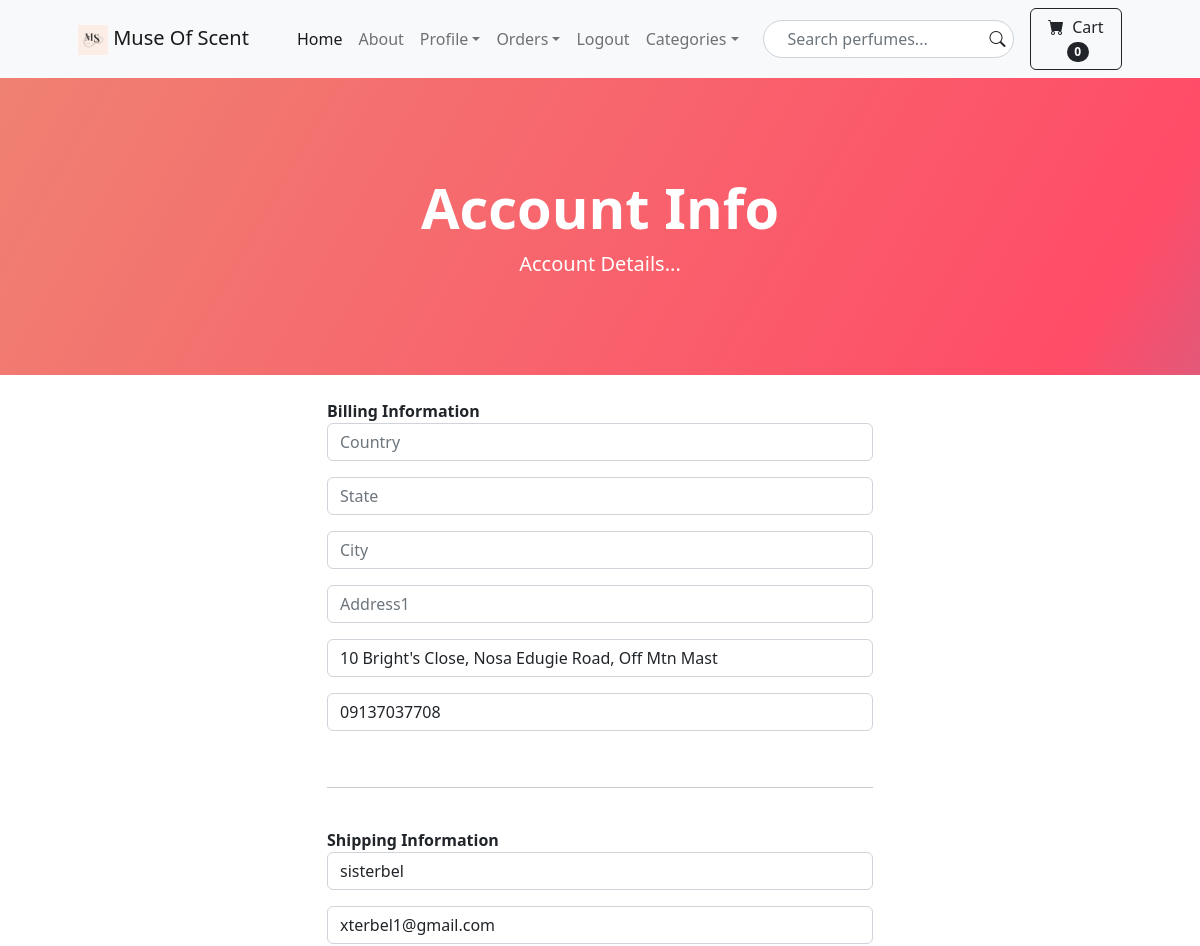
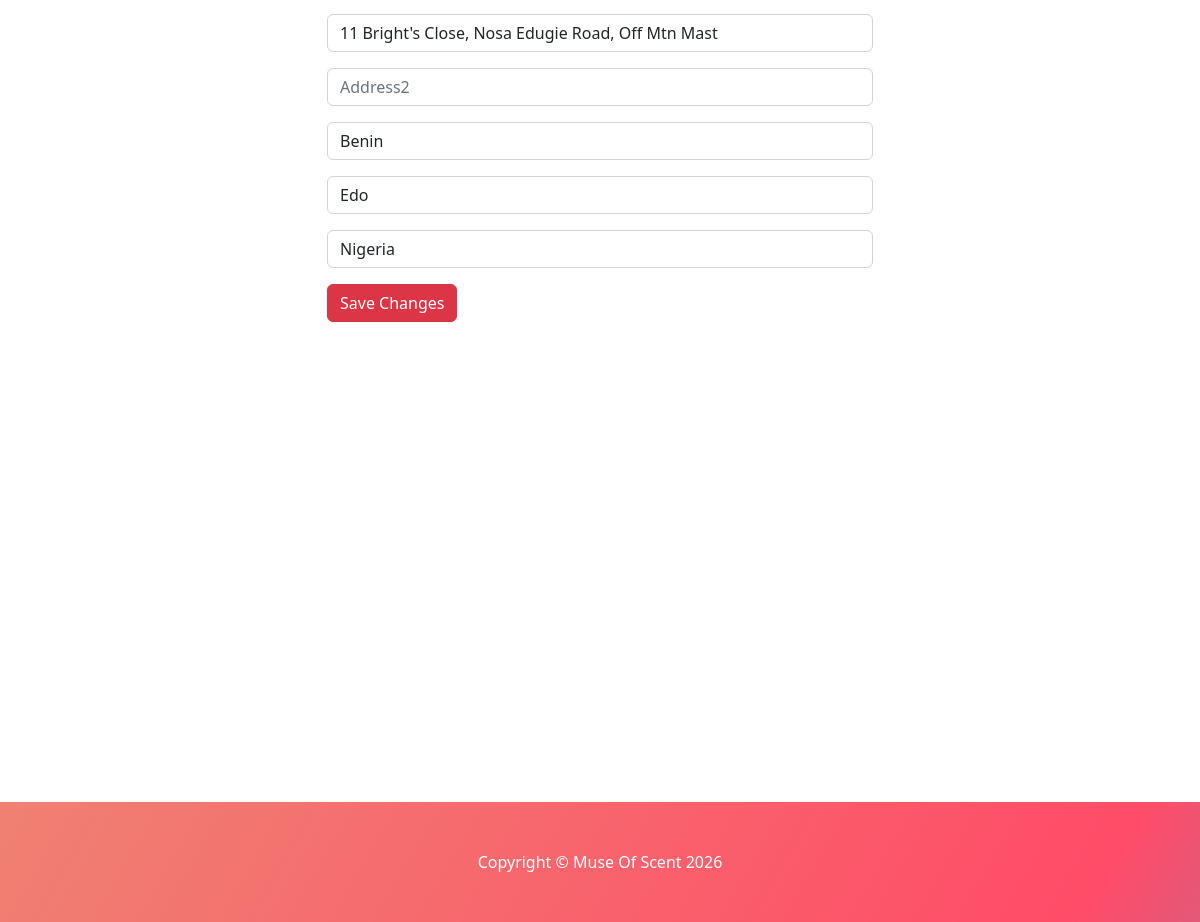
The page /update_info/ (signed in) on the database its author committed (2 pictures, top to bottom).
### store/models.py (models this page shows, shortened)
class Profile(models.Model):
	user = models.OneToOneField(User, on_delete=models.CASCADE)
	date_modified = models.DateTimeField(User, auto_now=True)
	country = models.CharField(max_length=200, blank=True)
	state = models.CharField(max_length=200, blank=True)
	city = models.CharField(max_length=200, blank=True)
	address1 = models.CharField(max_length=200, blank=True)
	address2 = models.CharField(max_length=200, blank=True)
	phone = models.CharField(max_length=20, blank=True)
	old_cart = models.CharField(max_length=200, blank=True, null=True)

### payment/models.py (models this page shows, shortened)
class ShippingAddress(models.Model):
	user = models.ForeignKey(User, on_delete=models.CASCADE, null=True, blank=True)
	shipping_full_name = models.CharField(max_length=255)
	shipping_email = models.CharField(max_length=255)
	shipping_address1 = models.CharField(max_length=255)
	shipping_address2 = models.CharField(max_length=255, null=True, blank=True)
	shipping_city = models.CharField(max_length=255)
	shipping_state = models.CharField(max_length=255, null=True, blank=True)
	shipping_country = models.CharField(max_length=255)
	class Meta:
		verbose_name_plural = "Shipping Address"

### store/views.py (the view)
# urls.py: path('update_info/', views.update_info, name='update_info'),
def update_info(request):
	if request.user.is_authenticated:
		current_user = Profile.objects.get(user__id=request.user.id)
		shipping_user = ShippingAddress.objects.get(user__id=request.user.id)
		form = UserInfoForm(request.POST or None, instance=current_user)
		shipping_form = ShippingForm(request.POST or None, instance=shipping_user)
		if form.is_valid() or shipping_form.is_valid():
			form.save()
			shipping_form.save()
			return redirect('/?auth=info_updated')
		return render(request, 'update_info.html', {'form':form, 'shipping_form':shipping_form})
	else:
		return redirect('/?auth=login_required')

### store/forms.py
class UserInfoForm(forms.ModelForm):
	country = forms.CharField(label="", widget=forms.TextInput(attrs={'class':'form-control', 'placeholder':'Country'}), required=False)
	state = forms.CharField(label="", widget=forms.TextInput(attrs={'class':'form-control', 'placeholder':'State'}), required=False)
	city = forms.CharField(label="", widget=forms.TextInput(attrs={'class':'form-control', 'placeholder':'City'}), required=False)
	address1 = forms.CharField(label="", widget=forms.TextInput(attrs={'class':'form-control', 'placeholder':'Address1'}), required=False)
	address2 = forms.CharField(label="", widget=forms.TextInput(attrs={'class':'form-control', 'placeholder':'Address2'}), required=False)
	phone = forms.CharField(label="", widget=forms.TextInput(attrs={'class':'form-control', 'placeholder':'Phone'}), required=False)
	class Meta:
		model = Profile
		fields = ('country', 'state', 'city', 'address1', 'address2', 'phone')

### cart/cart.py (called while the page is built)
	def __len__(self):
		return len(self.cart)

### cart/context_processors.py (called while the page is built)
def cart(request):
	return {'cart':Cart(request)}

### store/templates/update_info.html (shortened to what this page needs)
{% extends 'base.html' %}
{% block content %}
        <header class="bg-dark py-5 gradient-background">
            <div class="container px-4 px-lg-5 my-5">
                <div class="text-center text-white">
                    <h1 class="display-4 fw-bolder">Account Info</h1>
                    <p class="lead fw-normal text-white-100 mb-0">Account Details...</p>
                </div>
            </div>
        </header>
        <div class="container">
        	<div class="row">
        			<div class="col-md-6 offset-md-3">
        				<br>
                        <strong>Billing Information</strong>
                        <form method="POST" action="{% url 'update_info' %}">
                            {{ form.as_p }}
                            <br>
                            <hr>
                            <br>
                            <strong>Shipping Information</strong>
                            {{ shipping_form.as_p }}
                            <button type="submit" class="btn btn-danger">Save Changes</button>
                        </form>
        				<br>
                        <br>
                        <br>
                        <br>
						<br>
                        <br>
                        <br><br/>
                        <br><br/>
                        <br><br/>
                        <br><br/>
                        <br><br/>
                        <br><br/>
                        <br><br/>
        			</div>
        	</div>
        </div>
{% endblock %}

### rows shown on the page
Profile: address2 "10 Bright's Close, Nosa Edugie Road, Off Mtn Mast", phone "09137037708"
ShippingAddress: shipping_full_name "sisterbel", shipping_email "xterbel1@gmail.com", shipping_address1 "11 Bright's Close, Nosa Edugie Road, Off Mtn Mast", shipping_city "Benin", shipping_state "Edo", shipping_country "Nigeria"

### other values the page prints
{{ cart|length }} "0"
